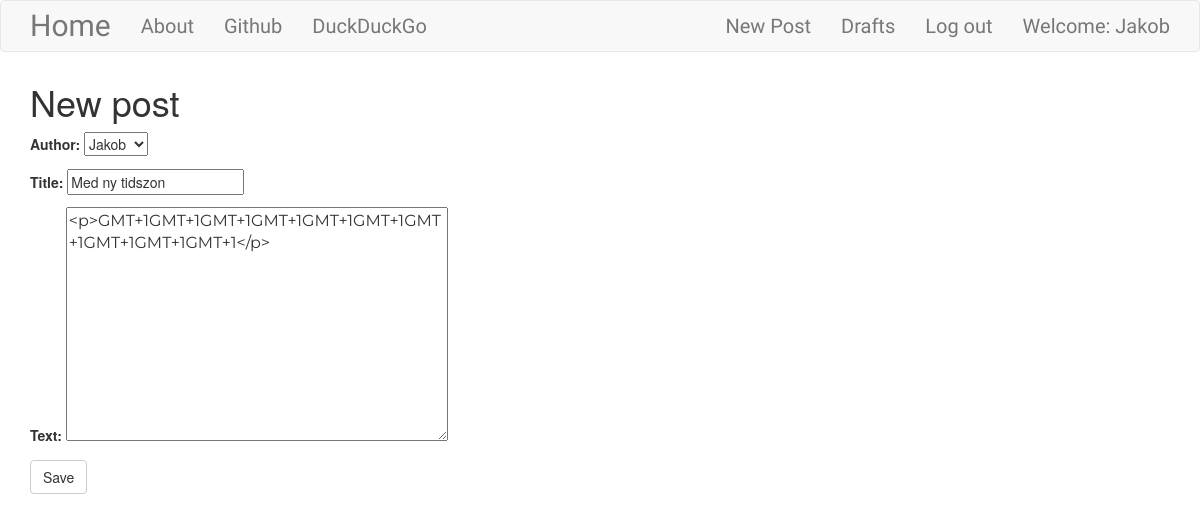
Page /post/6/edit/ (signed in) on the committed database.
### blog/models.py (models this page shows, shortened)
class Post(models.Model):
  author = models.ForeignKey('auth.User', on_delete=models.CASCADE)
  title = models.CharField(max_length=256)
  text = models.TextField()
  create_date = models.DateTimeField(default=timezone.now)
  published_date = models.DateTimeField(blank=True, null=True)

### blog/views.py (the view)
# urls.py: path('post/<int:pk>/edit/', views.PostUpdateView.as_view(), name="post_edit"),
class PostUpdateView(LoginRequiredMixin, UpdateView):
    login_url = '/login/'
    redirect_field_name = 'blog/post_detail.html'
    form_class = PostForm
    model = Post

### blog/forms.py
class PostForm(forms.ModelForm):
  class Meta():
    model = Post
    fields = ('author', 'title', 'text')
    widgets = {
      'title': forms.TextInput(attrs={'class': 'textinputclass'}),
      'text': forms.Textarea(attrs={'class':'editable medium-editor-textarea postcontent'})
    }

### blog/templates/blog/post_form.html (shortened to what this page needs)
{% extends 'blog/base.html' %}
{% block body_block %}
  <h1>New post</h1>
  <form class="post-form" method="POST">
    {{form.as_p}}
    <button type="submit" class="save btn btn-default">Save</button>
  </form>
{% endblock %}

### blog/templates/blog/base.html (shortened to what this page needs)
<!DOCTYPE html>
{% load static %}
<html lang="en">
<head>
    <link rel="stylesheet" href="https://maxcdn.bootstrapcdn.com/bootstrap/3.3.5/css/bootstrap.min.css">
    <link rel="stylesheet" href="//cdn.jsdelivr.net/npm/medium-editor@latest/dist/css/medium-editor.min.css" type="text/css" media="screen" charset="utf-8">
    <link rel="stylesheet" href="{% static 'css/blog.css' %}">
    </head>
<body>
    <nav class="navbar navbar-default techfont custom-navbar">
        <div class="container">
            <ul class="nav navbar-nav">
                <li><a href="{% url 'post_list' %}" class="navbar-brand bigbrand ">Home</a></li>
                <li><a href="{% url 'about' %}">About</a></li>
                <li><a href="https://www.github.com">Github</a></li>
                <li><a href="https://www.duckduckgo.com">DuckDuckGo</a></li>
            </ul>
            <ul class="nav navbar-nav navbar-right">
                {% if user.is_authenticated %}
                    <li><a href="{% url 'post_new' %}">New Post</a></li>
                    <li><a href="{% url 'post_draft_list' %}">Drafts</a></li>
                    <li><a href="{% url 'logout' %}">Log out</a></li>
                    <li>
                        <a>
                            Welcome: {{user.username}}
                        </a>
                    </li>
                {% else %}
                    <li><a class="nav navbar-right" href="{% url 'login' %}"><span class="glyphicon glyphicon-user"></span></a></li>
                {% endif %}
            </ul>
        </div>
    </nav>
    <div class="content container">
        <div class="row">
            <div class="col-md-8">
                <div class="blog-posts">
                    {% block body_block %}
                    {% endblock %}
                </div>
            </div>
        </div>
    </div>
</body>
</html>

### blog/static/css/blog.css (style rules this page uses)
.techfont { font-family: 'Langar', cursive; font-size: 2rem; margin-bottom: 1rem; }
.bigbrand { font-size: 3rem; }
.postcontent { font-family: 'Montserrat'; font-size: 1.6rem; }

### rows in the picture
Post: author "Jakob", title "Med ny tidszon", text "<p>GMT+1GMT+1GMT+1GMT+1GMT+1GMT+1GMT+1GMT+1GMT+1GMT+1</p>"

### other values in the picture
{{ user.username }} "Jakob"
